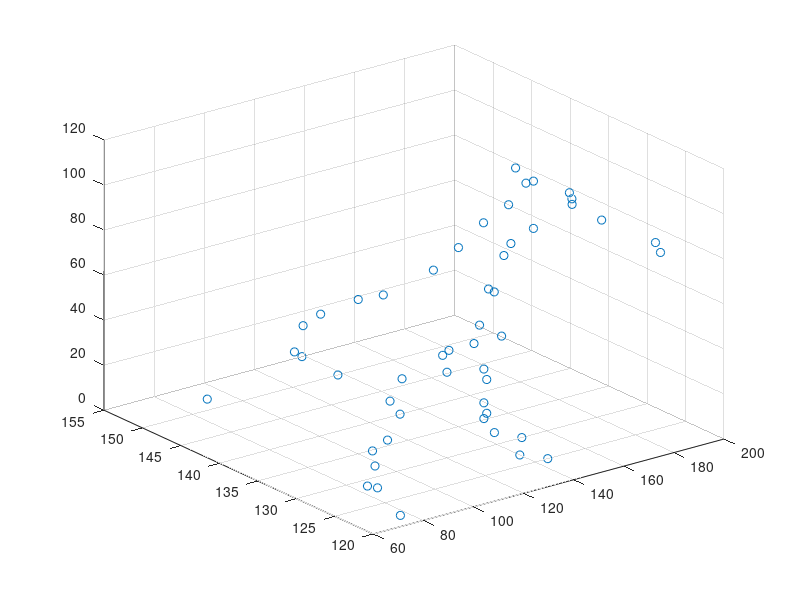

Write the MATLAB code that produced this figure.
%% Depth Estimation
clc
clear all


%% Set necessary information

% imgs = [
%     '4177';
%     '4178';
%     '4180';
%     '4199';
%     '4201';
% ];
% 
% [numCams,~] = size(imgs);
% numPts = 2;


%% Load data

% data_filename = strcat('../imgset1/CART.mat');
% load(data_filename);
% Cdata = C(:,:,1:numCams);

%% Create test points

% data = zeros(2,numPts,numCams);
% 
% % 1st col is [0 0 0], 2nd col is [200, 200, 0]
% o4177 = [ 223 1564; 2614 930]';
% o4179 = [202 1264; 2703 1026]';
% o4813 = [2775 1215; 162 1192]';
% 
% % put it all into one variable
% data(1:2,1:numPts,1) = o4177;
% data(1:2,1:numPts,2) = o4179;
% data(1:2,1:numPts,3) = o4813;


%% Estimate the 3D points

% results = DepthEstimation(Cdata, data);
% results

%% Hack

% FID = fopen('subset1-3dcoords.txt');
% data = textscan(FID, '%d %f %f %f', 'headerlines', 2);
% fclose(FID);
% D3(:,1) = data{1,2};
% D3(:,2) = data{1,3};
% D3(:,3) = data{1,4};


[idx,X,Y,Z] = textread('subset1-3dcoords.txt', '%d %f %f %f', 'headerlines', 2);
scatter3(X,Y,Z);




